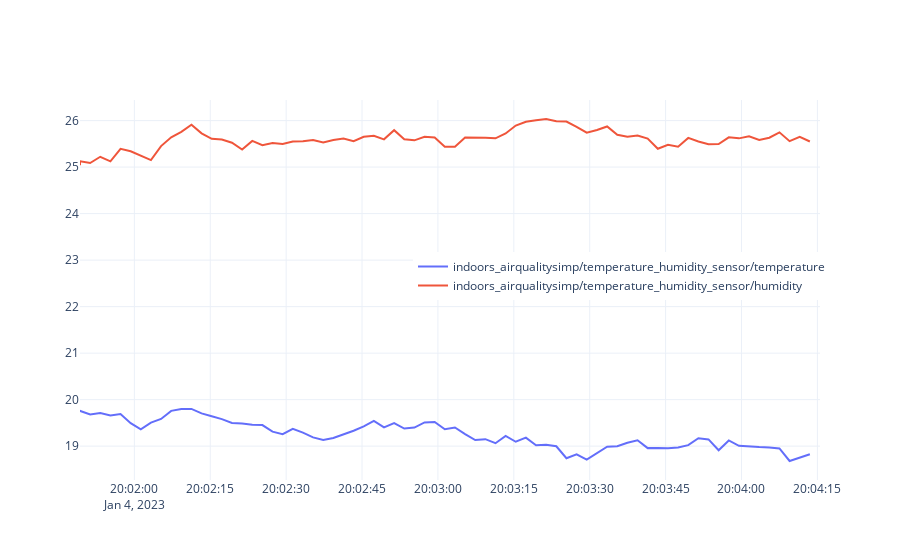

This figure's notebook cell:
### Code cell
names = []
fig = go.Figure()
for i, (dev, t) in enumerate(zip(devs,ts)) :
    for j, row in dev.iterrows() :
        dev_uuid = row.uuid
        dev_class, mod_name, attrib_name = row['class'], row['mod'], row['attrib']
        if mod_name in  ['air_quality_sensor','pressure_sensor'] : continue
        name = row.uuid + '/' + mod_name + '/' + attrib_name
        fig.add_trace(go.Scatter(x=t, y=row[val_cols],
                    mode='lines',
                    name=name))
        names.append(name)
fig.update_layout(legend=dict(
    yanchor="top",
    y=0.6,
    xanchor="left",
    x=0.45
))
fig.show()
